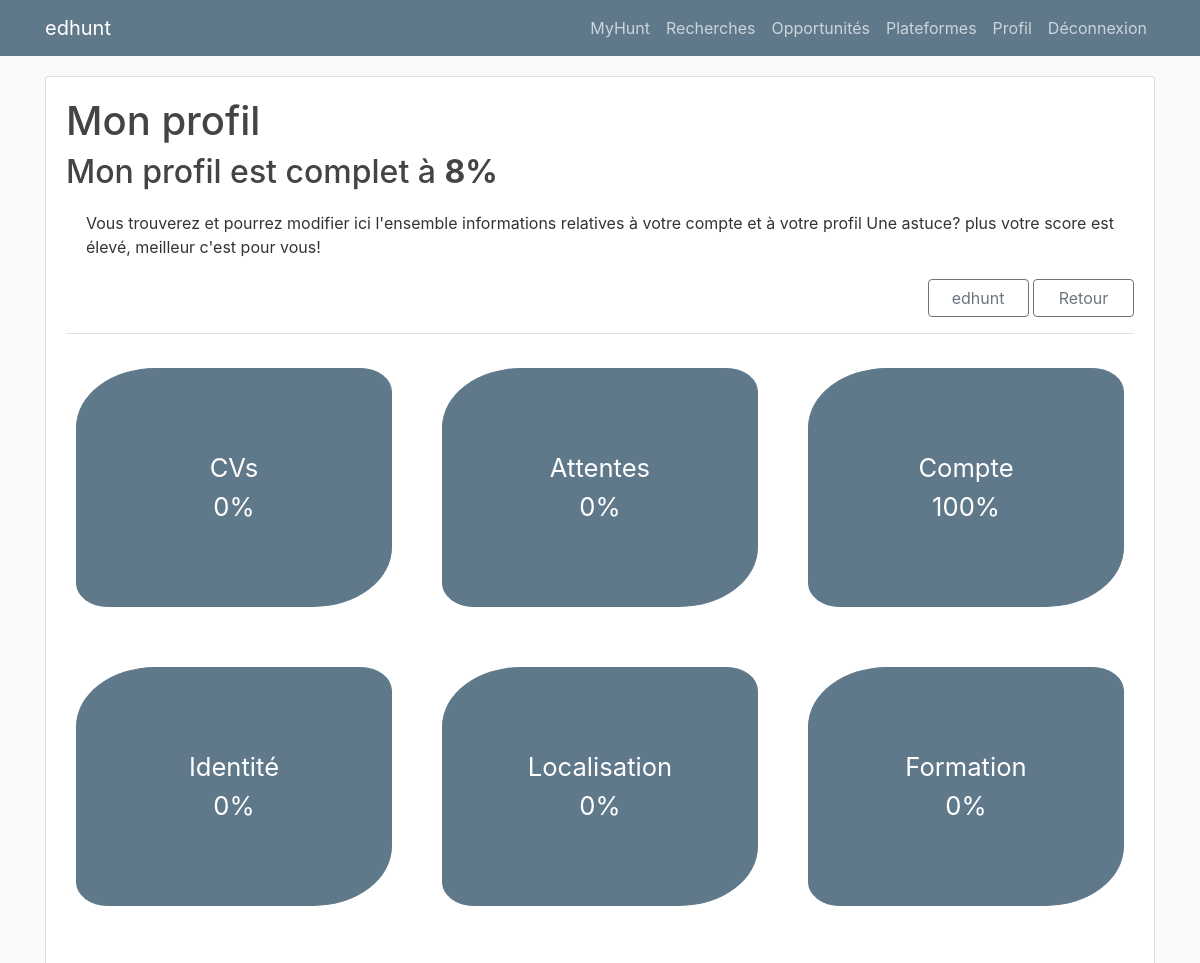
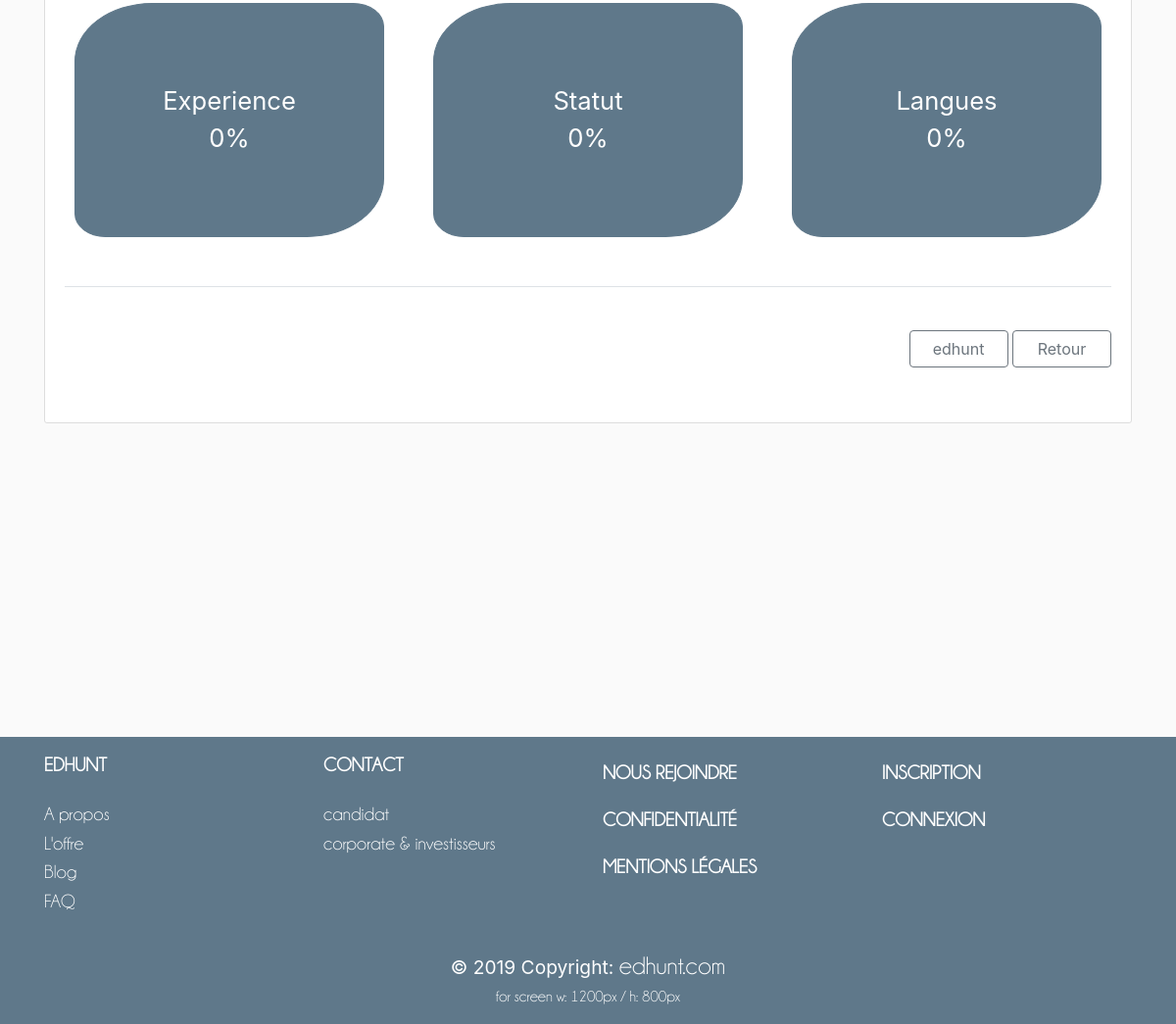
The page /manage_user/ (signed in) on the database its author committed (2 pictures, top to bottom).
### edhunt/users/model.py (models this page shows, shortened)
class User(db.Model, UserMixin):
    id = db.Column(db.Integer, primary_key=True)
    username = db.Column(db.String(40), unique=True, nullable=False)
    email = db.Column(db.String(40), unique=False, nullable=False)
    password = db.Column(db.String(40), unique=False, nullable=False)
    created = db.Column(db.String(40), unique=False, nullable=False, default=datetime.utcnow)
    employed = db.Column(db.Enum(*UsersEnums.trooleen), unique=False, nullable=True)
    sub_employed = db.Column(db.Enum(*UsersEnums.sub_employed),
                             unique=False, nullable=True)
    search = db.Column(db.Enum(*UsersEnums.search), unique=False, nullable=True)
    order = db.Column(db.Enum(*UsersEnums.order), unique=False, nullable=True)
    automation = db.Column(db.Enum(*UsersEnums.automation), unique=False, nullable=True)
    resume1_doc = db.Column(db.String(40), nullable=True, unique=True)
    resume1_name = db.Column(db.String(40), nullable=False, unique=False,
                             default="no resume")
    resume2_doc = db.Column(db.String(40), nullable=True, unique=True)
    resume2_name = db.Column(db.String(40), nullable=False, unique=False,
                             default="no resume")
    resume3_doc = db.Column(db.String(40), nullable=True, unique=True)
    resume3_name = db.Column(db.String(40), nullable=False, unique=False,
                             default="no resume")
    firstname = db.Column(db.String(40), unique=False, nullable=True)
    lastname = db.Column(db.String(40), unique=False, nullable=True)
    sex = db.Column(db.Enum(*UsersEnums.sex), unique=False, nullable=True)
    birthdate = db.Column(db.String(12), unique=False, nullable=True)
    nationality = db.Column(db.String(50), unique=False, nullable=True)
    birth_country = db.Column(db.String(50), unique=False, nullable=True)
    birth_zip_code = db.Column(db.String(5), unique=False, nullable=True)
    birth_town = db.Column(db.String(50), unique=False, nullable=True)
    town = db.Column(db.String(50), unique=False, nullable=True)
    zip_code = db.Column(db.String(5), unique=False, nullable=True)
    country = db.Column(db.String(50), unique=False, nullable=True)
    driver_licence = db.Column(db.Enum(*UsersEnums.trooleen), unique=False,
                               nullable=True)
    vehicule = db.Column(db.Enum(*UsersEnums.trooleen), unique=False, nullable=True)
    diploma_name = db.Column(db.String(50), unique=False, nullable=True)
    diploma_school = db.Column(db.String(50), unique=False, nullable=True)
    diploma_town = db.Column(db.String(50), unique=False, nullable=True)
    diploma_level = db.Column(db.Enum(*UsersEnums.diploma_level), unique=False,
                              nullable=True)
    diploma_type = db.Column(db.Enum(*UsersEnums.diploma_type), unique=False,
                             nullable=True)
    diploma_year = db.Column(db.String(4), unique=False, nullable=True)
    company = db.Column(db.String(50), unique=False, nullable=True)
    xp_at_company = db.Column(db.String(2), unique=False, nullable=True)
    company_size = db.Column(db.Enum(*UsersEnums.company_size), unique=False,
                             nullable=True)
    job = db.Column(db.String(50), unique=False, nullable=True)
    xp_at_job = db.Column(db.String(2), unique=False, nullable=True)
    sector = db.Column(db.Enum(*UsersEnums.sector), unique=False, nullable=True)
    function = db.Column(db.Enum(*UsersEnums.function), unique=False, nullable=True)
    position = db.Column(db.Enum(*UsersEnums.position), unique=False, nullable=True)
    mob = db.Column(db.Enum(*UsersEnums.mob), unique=False, nullable=True)
    key_words = db.Column(db.Text(300), unique=False, nullable=True)
    contract = db.Column(db.Enum(*UsersEnums.contract), unique=False,
                         nullable=True)
    employer = db.Column(db.Enum(*UsersEnums.employer), unique=False,
                         nullable=True)
    status = db.Column(db.Enum(*UsersEnums.status), unique=False, nullable=True)
    rem = db.Column(db.Enum(*UsersEnums.small_rem), unique=False, nullable=True)
    currency = db.Column(db.Enum(*UsersEnums.currency), unique=False,
                         nullable=True)
    management = db.Column(db.Enum(*UsersEnums.management), unique=False,
                           nullable=True)
    xp_at_work = db.Column(db.String(2), unique=False, nullable=True)
    english = db.Column(db.Enum(*UsersEnums.english), unique=False, nullable=True)
    others = db.Column(db.String(100), unique=False, nullable=True)
    last_connexion = db.Column(db.String(20), unique=False, nullable=True)
    connexions_all = db.Column(db.SmallInteger(), unique=False, nullable=True,
                               default=0)
    connexions_this_week = db.Column(db.SmallInteger(), unique=False, nullable=True,
                                     default=0)
    connexions_this_month = db.Column(db.SmallInteger(), unique=False, nullable=True,
                                      default=0)
    features = db.Column(db.String(10), unique=False, nullable=True)
    features_stop_day = db.Column(db.String(10), unique=False, nullable=True)
    auto_test_plateforms = db.Column(db.Boolean(), unique=False, nullable=True)
    auto_update_searchs = db.Column(db.Boolean(), unique=False, nullable=True)
    searchs = db.relationship('Search', backref='user', lazy=True)
    opportunities = db.relationship('Opportunity', backref='user', lazy=True)
    apec = db.relationship('Apec', backref='user')
    cadremploi = db.relationship('Cadremploi', backref='user')
    indeed = db.relationship('Indeed', backref='user')
    jobintree = db.relationship('Jobintree', backref='user')
    keljob = db.relationship('Keljob', backref='user')
    lesjeudis = db.relationship('Lesjeudis', backref='user')
    meteojob = db.relationship('Meteojob', backref='user')
    monster = db.relationship('Monster', backref='user')
    regionjob = db.relationship('Regionjob', backref='user')
    def _compute_score(self, keys):
        filed = [getattr(self, k) for k in keys]
        filed = [k for k in filed if (k and (k != '-'))]
        l_filed, l_keys = len(filed), len(keys)
        return f"{l_filed * 100 / l_keys:.0f}"
    @property
    def profile_score(self):
        keys = ['username', 'email', 'password', 'created', 'employed', 'sub_employed', 'search', 'order', 'automation',
                'resume1_doc', 'resume2_doc', 'resume3_doc',
                'firstname', 'lastname', 'sex', 'birthdate', 'nationality',
                'birth_country', 'birth_zip_code', 'birth_town',
                'town', 'zip_code', 'country', 'driver_licence', 'vehicule',
                'diploma_name', 'diploma_school', 'diploma_town',
                'diploma_level', 'diploma_type', 'diploma_year',
                'company', 'xp_at_company', 'company_size', 'job', 'xp_at_job',
                'sector', 'function', 'position', 'mob', 'key_words',
                'contract', 'employer', 'status', 'rem', 'currency',
                'management', 'xp_at_work',
                'english', 'others']
        return self._compute_score(keys)
    @property
    def resume_score(self):
        keys = ['resume1_doc', 'resume2_doc', 'resume3_doc', ]
        return self._compute_score(keys)
    @property
    def expectation_keys(self):
        return ['employed', 'sub_employed', 'search', 'order', 'automation']
    @property
    def expectation_score(self):
        return self._compute_score(self.expectation_keys)
    @property
    def identification_keys(self):
        return ['firstname', 'lastname', 'sex', 'birthdate', 'nationality',
                'birth_country', 'birth_zip_code', 'birth_town']
    @property
    def identification_score(self):
        return self._compute_score(self.identification_keys)
    @property
    def localisation_keys(self):
        return ['town', 'zip_code', 'country', 'driver_licence', 'vehicule']
    @property
    def localisation_score(self):
        return self._compute_score(self.localisation_keys)
    @property
    def diploma_keys(self):
        return ['diploma_name', 'diploma_school', 'diploma_town',
                'diploma_level', 'diploma_type', 'diploma_year']
    @property
    def diploma_score(self):
        return self._compute_score(self.diploma_keys)
    @property
    def work_experience_keys(self):
        return ['company', 'xp_at_company', 'company_size', 'job', 'xp_at_job',
                'sector', 'function', 'position', 'mob', 'key_words']
    @property
    def work_experience_score(self):
        return self._compute_score(self.work_experience_keys)
    @property
    def language_keys(self):
        return ['english', 'others']
    @property
    def language_score(self):
        return self._compute_score(self.language_keys)

### edhunt/users/routes.py (the view)
@users.route("/manage_user/", defaults={"opt": None})
@users.route("/manage_user/<string:opt>", methods=['GET'])
@login_required
def manage_user(opt):
    handle_authentication(False)
    resume_list = [(f"{n}",
                    getattr(current_user, f"resume{n}_name"),
                    getattr(current_user, f"resume{n}_doc"))
                   for n in range(1, 4)]
    nav = {"opt": opt}
    return render_template('user/manage_user2.html',
                           title='Profil',
                           text=Users.text.manage_user(),
                           resume_list=resume_list,
                           nav=nav)

### edhunt/users/text/manage_user.py (called while the page is built)
  @property
  def table(self):
    return handle_none_values(self._table)

  @property
  def table(self):
    return handle_none_values(self._table)

  @property
  def table(self):
    return handle_none_values(self._table)

  @property
  def table(self):
    return handle_none_values(self._table)

  @property
  def table(self):
    return handle_none_values(self._table)

  @property
  def table(self):
    return handle_none_values(self._table)

  @property
  def table(self):
    return handle_none_values(self._table)

  @property
  def table(self):
    return handle_none_values(self._table)

### edhunt/utils/routes.py (called while the page is built)
def handle_authentication(expected):
    if (not expected) and (not current_user.is_authenticated):
        flash("something went wrong you have to be authetifiacted, please login first", "danger")
        return redirect(url_for('login'))
    elif expected and current_user.is_authenticated:
        flash("you are already authetified", "danger")
        return redirect(url_for('manage_account'))

@login_manager.user_loader
def load_user(user_id):
    return User.query.get(int(user_id))

### edhunt/utils/text.py (called while the page is built)
def handle_none_values(l):
    return [(i, (j if j else "-")) for i, j in l]

### edhunt/templates/user/manage_user2.html (shortened to what this page needs)
{% extends "layout.html" %}
{% block content %}
<link rel="stylesheet" type="text/css" href="{{ url_for('static', filename='css/user/manage_user2.css') }}">
<div class="content-section">
<div class="ehHeader">
  <h1 class="account - heading">Mon profil </h1>
  <h2>Mon profil est complet à <strong>{{current_user.profile_score }}%</strong></h2>
  <div class="article-content" style="margin: 20px; text-align: justify;">{{ text.page.head }}</div>
  <div class="text-right form-group">
    <a class="btn btn-outline-secondary ehButton" href="{{ url_for('main.edhunt') }}"> edhunt</a>
    <button class="btn btn-outline-secondary ehButton" onclick="goBack()"> Retour</button>
  </div>
</div>
{% set my_fields = [("account", 'users.update_user'),
                    ('expectation', 'users.update_expectation'),
                    ('identification', 'users.update_identification'),
                    ('localisation', 'users.update_localisation'),
                    ('diploma', 'users.update_diploma'),
                    ('work_experience', 'users.update_work_experience'),
                    ('work_status', 'users.update_work_status'),
                    ('language', 'users.update_language')  ]  %}
<div class="ehBody">
<legend class="border-bottom mb-4"></legend>
  <div class="ehTildes">
    <div class="row">
      <div class="col-4 ">
        <div id="resumeButton" class="ehTildeOff">CVs <br>{{ current_user.resume_score }}% </div>
      </div>
      <div class="col-4 ">
        <div id="expectationButton" class="ehTildeOff">Attentes <br>{{ current_user.expectation_score }}%</div>
      </div>
      <div class="col-4 ">
        <div id= "accountButton" class="ehTildeOff">Compte <br>{{ '100' }}%</div>
      </div>
    </div>
  </div>
  <div class="ehContents">
  </div>
  <div class="ehTildes">
    <div class="row">
      <div class="col-4 ">
        <div id="identificationButton" class="ehTildeOff">Identité<br>{{ current_user.identification_score }}%</div>
      </div>
      <div class="col-4 ">
        <div id="localisationButton" class="ehTildeOff">Localisation<br>{{ current_user.localisation_score }}%</div>
      </div>
      <div class="col-4 ">
        <div id= "diplomaButton" class="ehTildeOff">Formation<br>{{ current_user.diploma_score }}%</div>
      </div>
    </div>
  </div>
  <div class="ehContents">
  </div>
  <div class="ehTildes">
    <div class="row">
      <div class="col-4 ">
        <div id="work_experienceButton" class="ehTildeOff">Experience<br>{{ current_user.work_experience_score }}%</div>
      </div>
      <div class="col-4 ">
        <div id="work_statusButton" class="ehTildeOff">Statut<br>{{ current_user.localisation_score }}%</div>
      </div>
      <div class="col-4 ">
        <div id= "languageButton" class="ehTildeOff">Langues<br>{{ current_user.language_score }}%</div>
      </div>
    </div>
  </div>
  <div class="ehContents">
  </div>
  <legend class="border-bottom mb-4"></legend>
  <div class="text-right form-group" style="padding: 20px 0px;">
    <a class="btn btn-outline-secondary ehButton" href="{{ url_for('main.edhunt') }}"> edhunt</a>
    <button class="btn btn-outline-secondary ehButton" onclick="goBack()"> Retour</button>
  </div>
</div>
{% endblock content %}

### edhunt/static/css/layout2.css (style rules this page uses)
:root { --myBlue:#5f788a; --myBrown:#4F2C00; --myWhite:#fafafa; }
html { font-size: 1rem; background: #fafafa; }
body { background: #fafafa; color: #333333; margin-top: 0em; }
h1, h2, h3, h5, h6 { color: #444444; }
.content-section { background: #ffffff; border: 1px solid #dddddd; border-radius: 3px; margin-bottom: 20px; margin-top: 20px; }
.article-content { white-space: pre-line; }

### edhunt/static/css/user/manage_user2.css (style rules this page uses)
@media (min-width: 100px) { .ehButton { font-size: 0.7rem; width: 60px; padding: 6px 2px } }
@media (min-width: 100px) { .content-section { padding: 2px; } }
@media (min-width: 100px) { .ehContents { padding: 3px 0px } }
@media (min-width: 100px) { .ehTildeOff { font-size: 0.7rem; padding: 10px -20px; margin: 1px; border-radius: 25% 10%; } }
@media (min-width: 300px) { .ehButton { font-size: 0.8rem; width: 70px; padding: 6px 2px } }
@media (min-width: 300px) { .content-section { padding: 5px; } }
@media (min-width: 300px) { .ehContents { padding: 5px 0px } }
@media (min-width: 300px) { .ehTildeOff { font-size: 0.8rem; padding: 10px 0px; margin: 1px; border-radius: 25% 10%; } }
@media (min-width: 400px) { .ehButton { font-size: 1rem; width: 80px; padding: 6px 5px } }
@media (min-width: 400px) { .content-section { padding: 8px; } }
@media (min-width: 400px) { .ehContents { padding: 10px 0px } }
@media (min-width: 400px) { .ehTildeOff { font-size: 1rem; padding: 30px 0px; margin: 3px; border-radius: 25% 10%; } }
@media (min-width: 576px) { .ehButton { font-size: 1rem; width: 101px; padding: 6px 12px } }
@media (min-width: 576px) { .content-section { padding: 10px; } }
@media (min-width: 576px) { .ehContents { padding: 15px 0px } }
@media (min-width: 576px) { .ehTildeOff { font-size: 1.4rem; padding: 40px 0px; margin: 4px; border-radius: 25% 10%; } }
@media (min-width: 768px) { .content-section { padding: 20px; } }
@media (min-width: 768px) { .ehContents { padding: 20px 0px } }
@media (min-width: 768px) { .ehTildeOff { font-size: 1.5rem; padding: 50px 0px; margin: 5px; border-radius: 25% 10%; } }
@media (min-width: 992px) { .content-section { padding: 20px; } }
@media (min-width: 992px) { .ehTildeOff { font-size: 1.6rem; padding: 80px 0px; margin: 10px; border-radius: 25% 10%; } }
.ehTildeOff { text-align:center; vertical-align: center; border:1px solid var(--myBlue); background-color:var(--myBlue); color:white; }

### rows shown on the page
User: profile_score "8", resume_score "0", expectation_score "0", identification_score "0", localisation_score "0", diploma_score "0", work_experience_score "0", language_score "0"

### other values the page prints
{{ text.page.head }} "Vous trouverez et pourrez modifier ici l'ensemble informations relatives à votre compte et à votre profil Une astuce? plus votre score est élevé, meilleur c'est pour vous!"
{{ '100' }} "100"
